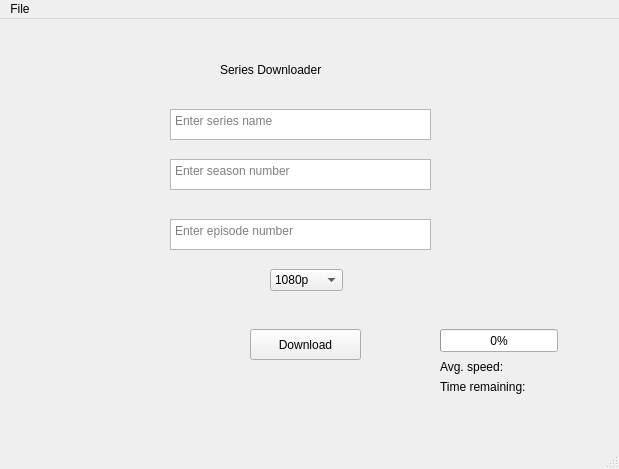
<?xml version="1.0" encoding="UTF-8"?>
<ui version="4.0">
 <class>MainWindow</class>
 <widget class="QMainWindow" name="MainWindow">
  <property name="geometry">
   <rect>
    <x>0</x>
    <y>0</y>
    <width>619</width>
    <height>469</height>
   </rect>
  </property>
  <property name="windowTitle">
   <string>MainWindow</string>
  </property>
  <widget class="QWidget" name="centralwidget">
   <widget class="QPushButton" name="Download">
    <property name="geometry">
     <rect>
      <x>250</x>
      <y>310</y>
      <width>111</width>
      <height>31</height>
     </rect>
    </property>
    <property name="text">
     <string>Download</string>
    </property>
   </widget>
   <widget class="QTextEdit" name="name">
    <property name="geometry">
     <rect>
      <x>170</x>
      <y>90</y>
      <width>261</width>
      <height>31</height>
     </rect>
    </property>
    <property name="placeholderText">
     <string>Enter series name</string>
    </property>
   </widget>
   <widget class="QTextEdit" name="sesn">
    <property name="geometry">
     <rect>
      <x>170</x>
      <y>140</y>
      <width>261</width>
      <height>31</height>
     </rect>
    </property>
    <property name="placeholderText">
     <string>Enter season number</string>
    </property>
   </widget>
   <widget class="QTextEdit" name="ep">
    <property name="geometry">
     <rect>
      <x>170</x>
      <y>200</y>
      <width>261</width>
      <height>31</height>
     </rect>
    </property>
    <property name="placeholderText">
     <string>Enter episode number</string>
    </property>
   </widget>
   <widget class="QLabel" name="label">
    <property name="geometry">
     <rect>
      <x>220</x>
      <y>30</y>
      <width>181</width>
      <height>41</height>
     </rect>
    </property>
    <property name="styleSheet">
     <string notr="true">font: 26pt &quot;Niagara Solid&quot;;</string>
    </property>
    <property name="text">
     <string>Series Downloader</string>
    </property>
   </widget>
   <widget class="QComboBox" name="comboBox">
    <property name="geometry">
     <rect>
      <x>270</x>
      <y>250</y>
      <width>73</width>
      <height>22</height>
     </rect>
    </property>
    <item>
     <property name="text">
      <string>1080p</string>
     </property>
    </item>
    <item>
     <property name="text">
      <string>720p</string>
     </property>
    </item>
    <item>
     <property name="text">
      <string>480p</string>
     </property>
    </item>
    <item>
     <property name="text">
      <string>360p</string>
     </property>
    </item>
   </widget>
   <widget class="QProgressBar" name="progressBar">
    <property name="geometry">
     <rect>
      <x>440</x>
      <y>310</y>
      <width>118</width>
      <height>23</height>
     </rect>
    </property>
    <property name="value">
     <number>0</number>
    </property>
   </widget>
   <widget class="QLabel" name="speed_label">
    <property name="geometry">
     <rect>
      <x>440</x>
      <y>340</y>
      <width>171</width>
      <height>16</height>
     </rect>
    </property>
    <property name="text">
     <string>Avg. speed:</string>
    </property>
   </widget>
   <widget class="QLabel" name="time_label">
    <property name="geometry">
     <rect>
      <x>440</x>
      <y>360</y>
      <width>171</width>
      <height>16</height>
     </rect>
    </property>
    <property name="text">
     <string>Time remaining:</string>
    </property>
   </widget>
  </widget>
  <widget class="QMenuBar" name="menubar">
   <property name="geometry">
    <rect>
     <x>0</x>
     <y>0</y>
     <width>619</width>
     <height>26</height>
    </rect>
   </property>
   <widget class="QMenu" name="menuchoose_location">
    <property name="title">
     <string>File</string>
    </property>
    <addaction name="action_choose_location"/>
   </widget>
   <addaction name="menuchoose_location"/>
  </widget>
  <widget class="QStatusBar" name="statusbar"/>
  <action name="action_choose_location">
   <property name="text">
    <string>choose location</string>
   </property>
  </action>
 </widget>
 <resources/>
 <connections/>
</ui>
